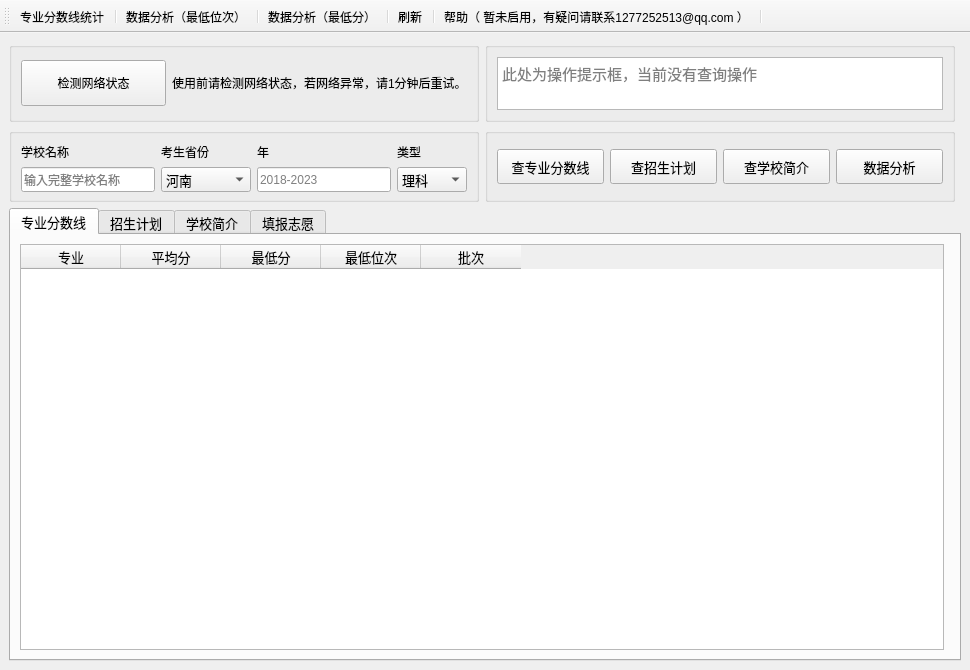
<?xml version="1.0" encoding="UTF-8"?>
<ui version="4.0">
 <class>MainWindow</class>
 <widget class="QMainWindow" name="MainWindow">
  <property name="geometry">
   <rect>
    <x>0</x>
    <y>0</y>
    <width>970</width>
    <height>670</height>
   </rect>
  </property>
  <property name="minimumSize">
   <size>
    <width>970</width>
    <height>650</height>
   </size>
  </property>
  <property name="acceptDrops">
   <bool>false</bool>
  </property>
  <property name="windowTitle">
   <string>高考助手</string>
  </property>
  <property name="windowIcon">
   <iconset theme="address-book-new">
    <normaloff>../../高考助手beta版/UI</normaloff>../../高考助手beta版/UI</iconset>
  </property>
  <property name="styleSheet">
   <string notr="true">selection-color: rgb(83, 250, 250);</string>
  </property>
  <widget class="QWidget" name="centralwidget">
   <layout class="QGridLayout" name="gridLayout_7">
    <item row="0" column="1">
     <widget class="QGroupBox" name="groupBox_4">
      <property name="minimumSize">
       <size>
        <width>0</width>
        <height>0</height>
       </size>
      </property>
      <property name="maximumSize">
       <size>
        <width>16777215</width>
        <height>80</height>
       </size>
      </property>
      <property name="title">
       <string/>
      </property>
      <layout class="QGridLayout" name="gridLayout_4">
       <item row="0" column="0">
        <widget class="QTextEdit" name="textEdit_time">
         <property name="sizePolicy">
          <sizepolicy hsizetype="Expanding" vsizetype="Expanding">
           <horstretch>0</horstretch>
           <verstretch>0</verstretch>
          </sizepolicy>
         </property>
         <property name="minimumSize">
          <size>
           <width>335</width>
           <height>40</height>
          </size>
         </property>
         <property name="maximumSize">
          <size>
           <width>800</width>
           <height>65</height>
          </size>
         </property>
         <property name="font">
          <font>
           <pointsize>11</pointsize>
           <bold>false</bold>
           <strikeout>false</strikeout>
          </font>
         </property>
         <property name="readOnly">
          <bool>true</bool>
         </property>
         <property name="placeholderText">
          <string>此处为操作提示框，当前没有查询操作</string>
         </property>
        </widget>
       </item>
      </layout>
     </widget>
    </item>
    <item row="2" column="0">
     <widget class="QGroupBox" name="groupBox_2">
      <property name="enabled">
       <bool>true</bool>
      </property>
      <property name="minimumSize">
       <size>
        <width>0</width>
        <height>70</height>
       </size>
      </property>
      <property name="maximumSize">
       <size>
        <width>16777215</width>
        <height>74</height>
       </size>
      </property>
      <property name="title">
       <string/>
      </property>
      <layout class="QGridLayout" name="gridLayout">
       <item row="0" column="1">
        <widget class="QLabel" name="label_2">
         <property name="text">
          <string>考生省份</string>
         </property>
        </widget>
       </item>
       <item row="1" column="0">
        <widget class="QLineEdit" name="lineEdit_sch">
         <property name="minimumSize">
          <size>
           <width>0</width>
           <height>25</height>
          </size>
         </property>
         <property name="placeholderText">
          <string>输入完整学校名称</string>
         </property>
        </widget>
       </item>
       <item row="0" column="3">
        <widget class="QLabel" name="label_4">
         <property name="text">
          <string>年</string>
         </property>
        </widget>
       </item>
       <item row="1" column="3">
        <widget class="QLineEdit" name="lineEdit_year">
         <property name="minimumSize">
          <size>
           <width>0</width>
           <height>25</height>
          </size>
         </property>
         <property name="placeholderText">
          <string>2018-2023</string>
         </property>
         <property name="clearButtonEnabled">
          <bool>false</bool>
         </property>
        </widget>
       </item>
       <item row="0" column="4">
        <widget class="QLabel" name="label_3">
         <property name="text">
          <string>类型</string>
         </property>
        </widget>
       </item>
       <item row="0" column="0">
        <widget class="QLabel" name="label">
         <property name="text">
          <string>学校名称</string>
         </property>
        </widget>
       </item>
       <item row="1" column="4">
        <widget class="QComboBox" name="comboBox">
         <property name="minimumSize">
          <size>
           <width>70</width>
           <height>25</height>
          </size>
         </property>
         <property name="font">
          <font>
           <pointsize>10</pointsize>
          </font>
         </property>
         <item>
          <property name="text">
           <string>理科</string>
          </property>
         </item>
         <item>
          <property name="text">
           <string>文科</string>
          </property>
         </item>
         <item>
          <property name="text">
           <string>综合</string>
          </property>
         </item>
         <item>
          <property name="text">
           <string>物理类</string>
          </property>
         </item>
         <item>
          <property name="text">
           <string>历史类</string>
          </property>
         </item>
        </widget>
       </item>
       <item row="1" column="1">
        <widget class="QComboBox" name="comboBox_pro">
         <property name="minimumSize">
          <size>
           <width>90</width>
           <height>25</height>
          </size>
         </property>
         <property name="font">
          <font>
           <pointsize>10</pointsize>
          </font>
         </property>
         <item>
          <property name="text">
           <string>河南</string>
          </property>
         </item>
         <item>
          <property name="text">
           <string>河北</string>
          </property>
         </item>
         <item>
          <property name="text">
           <string>北京</string>
          </property>
         </item>
         <item>
          <property name="text">
           <string>天津</string>
          </property>
         </item>
         <item>
          <property name="text">
           <string>山东</string>
          </property>
         </item>
         <item>
          <property name="text">
           <string>山西</string>
          </property>
         </item>
         <item>
          <property name="text">
           <string>内蒙古</string>
          </property>
         </item>
         <item>
          <property name="text">
           <string>辽宁</string>
          </property>
         </item>
         <item>
          <property name="text">
           <string>吉林</string>
          </property>
         </item>
         <item>
          <property name="text">
           <string>黑龙江</string>
          </property>
         </item>
         <item>
          <property name="text">
           <string>上海</string>
          </property>
         </item>
         <item>
          <property name="text">
           <string>江苏</string>
          </property>
         </item>
         <item>
          <property name="text">
           <string>浙江</string>
          </property>
         </item>
         <item>
          <property name="text">
           <string>安徽</string>
          </property>
         </item>
         <item>
          <property name="text">
           <string>福建</string>
          </property>
         </item>
         <item>
          <property name="text">
           <string>江西</string>
          </property>
         </item>
         <item>
          <property name="text">
           <string>湖北</string>
          </property>
         </item>
         <item>
          <property name="text">
           <string>湖南</string>
          </property>
         </item>
         <item>
          <property name="text">
           <string>广东</string>
          </property>
         </item>
         <item>
          <property name="text">
           <string>广西</string>
          </property>
         </item>
         <item>
          <property name="text">
           <string>海南</string>
          </property>
         </item>
         <item>
          <property name="text">
           <string>重庆</string>
          </property>
         </item>
         <item>
          <property name="text">
           <string>四川</string>
          </property>
         </item>
         <item>
          <property name="text">
           <string>贵州</string>
          </property>
         </item>
         <item>
          <property name="text">
           <string>云南</string>
          </property>
         </item>
         <item>
          <property name="text">
           <string>西藏</string>
          </property>
         </item>
         <item>
          <property name="text">
           <string>陕西</string>
          </property>
         </item>
         <item>
          <property name="text">
           <string>甘肃</string>
          </property>
         </item>
         <item>
          <property name="text">
           <string>青海</string>
          </property>
         </item>
         <item>
          <property name="text">
           <string>宁夏</string>
          </property>
         </item>
         <item>
          <property name="text">
           <string>新疆</string>
          </property>
         </item>
        </widget>
       </item>
      </layout>
     </widget>
    </item>
    <item row="2" column="1">
     <widget class="QGroupBox" name="groupBox_3">
      <property name="minimumSize">
       <size>
        <width>0</width>
        <height>70</height>
       </size>
      </property>
      <property name="title">
       <string/>
      </property>
      <layout class="QGridLayout" name="gridLayout_3">
       <item row="0" column="2">
        <widget class="QPushButton" name="pushButton_intro">
         <property name="minimumSize">
          <size>
           <width>0</width>
           <height>35</height>
          </size>
         </property>
         <property name="font">
          <font>
           <pointsize>10</pointsize>
           <bold>false</bold>
          </font>
         </property>
         <property name="text">
          <string>查学校简介</string>
         </property>
        </widget>
       </item>
       <item row="0" column="0">
        <widget class="QPushButton" name="pushButton_score">
         <property name="minimumSize">
          <size>
           <width>0</width>
           <height>35</height>
          </size>
         </property>
         <property name="font">
          <font>
           <pointsize>10</pointsize>
           <bold>false</bold>
          </font>
         </property>
         <property name="styleSheet">
          <string notr="true"/>
         </property>
         <property name="text">
          <string>查专业分数线</string>
         </property>
        </widget>
       </item>
       <item row="0" column="1">
        <widget class="QPushButton" name="pushButton_plan">
         <property name="minimumSize">
          <size>
           <width>0</width>
           <height>35</height>
          </size>
         </property>
         <property name="font">
          <font>
           <pointsize>10</pointsize>
           <bold>false</bold>
          </font>
         </property>
         <property name="text">
          <string>查招生计划</string>
         </property>
        </widget>
       </item>
       <item row="0" column="3">
        <widget class="QPushButton" name="pushButton_ana">
         <property name="minimumSize">
          <size>
           <width>0</width>
           <height>35</height>
          </size>
         </property>
         <property name="font">
          <font>
           <pointsize>10</pointsize>
           <bold>false</bold>
          </font>
         </property>
         <property name="text">
          <string>数据分析</string>
         </property>
        </widget>
       </item>
      </layout>
     </widget>
    </item>
    <item row="0" column="0">
     <widget class="QGroupBox" name="groupBox">
      <property name="minimumSize">
       <size>
        <width>0</width>
        <height>40</height>
       </size>
      </property>
      <property name="maximumSize">
       <size>
        <width>1200</width>
        <height>80</height>
       </size>
      </property>
      <property name="title">
       <string/>
      </property>
      <layout class="QGridLayout" name="gridLayout_2">
       <item row="0" column="0">
        <widget class="QPushButton" name="pushButton_check">
         <property name="minimumSize">
          <size>
           <width>0</width>
           <height>46</height>
          </size>
         </property>
         <property name="font">
          <font>
           <bold>false</bold>
          </font>
         </property>
         <property name="text">
          <string>检测网络状态</string>
         </property>
         <property name="icon">
          <iconset>
           <normaloff>../icon/attachment.png</normaloff>../icon/attachment.png</iconset>
         </property>
        </widget>
       </item>
       <item row="0" column="1">
        <widget class="QLabel" name="label_check">
         <property name="text">
          <string>使用前请检测网络状态，若网络异常，请1分钟后重试。</string>
         </property>
        </widget>
       </item>
      </layout>
     </widget>
    </item>
    <item row="3" column="0" colspan="3">
     <widget class="QTabWidget" name="tabWidget">
      <property name="minimumSize">
       <size>
        <width>950</width>
        <height>440</height>
       </size>
      </property>
      <property name="font">
       <font>
        <pointsize>10</pointsize>
       </font>
      </property>
      <property name="autoFillBackground">
       <bool>false</bool>
      </property>
      <property name="currentIndex">
       <number>0</number>
      </property>
      <widget class="QWidget" name="tab">
       <attribute name="title">
        <string>专业分数线</string>
       </attribute>
       <layout class="QGridLayout" name="gridLayout_5">
        <item row="1" column="1">
         <widget class="QWidget" name="widget" native="true">
          <property name="layoutDirection">
           <enum>Qt::LeftToRight</enum>
          </property>
         </widget>
        </item>
        <item row="1" column="0">
         <widget class="QTableWidget" name="tableWidget">
          <property name="font">
           <font>
            <pointsize>10</pointsize>
           </font>
          </property>
          <property name="autoFillBackground">
           <bool>false</bool>
          </property>
          <property name="lineWidth">
           <number>1</number>
          </property>
          <property name="editTriggers">
           <set>QAbstractItemView::NoEditTriggers</set>
          </property>
          <column>
           <property name="text">
            <string>专业</string>
           </property>
           <property name="font">
            <font>
             <underline>false</underline>
            </font>
           </property>
          </column>
          <column>
           <property name="text">
            <string>平均分</string>
           </property>
          </column>
          <column>
           <property name="text">
            <string>最低分</string>
           </property>
          </column>
          <column>
           <property name="text">
            <string>最低位次</string>
           </property>
          </column>
          <column>
           <property name="text">
            <string>批次</string>
           </property>
          </column>
         </widget>
        </item>
       </layout>
      </widget>
      <widget class="QWidget" name="tab_2">
       <attribute name="title">
        <string>招生计划</string>
       </attribute>
       <layout class="QGridLayout" name="gridLayout_6">
        <item row="0" column="0">
         <widget class="QTableWidget" name="tableWidget_2">
          <property name="autoFillBackground">
           <bool>false</bool>
          </property>
          <property name="lineWidth">
           <number>1</number>
          </property>
          <property name="editTriggers">
           <set>QAbstractItemView::NoEditTriggers</set>
          </property>
          <column>
           <property name="text">
            <string>专业</string>
           </property>
           <property name="font">
            <font>
             <underline>false</underline>
            </font>
           </property>
          </column>
          <column>
           <property name="text">
            <string>招生人数</string>
           </property>
          </column>
          <column>
           <property name="text">
            <string>学制</string>
           </property>
          </column>
          <column>
           <property name="text">
            <string>学费（年）</string>
           </property>
          </column>
          <column>
           <property name="text">
            <string>批次</string>
           </property>
          </column>
         </widget>
        </item>
       </layout>
      </widget>
      <widget class="QWidget" name="tab_3">
       <attribute name="title">
        <string>学校简介</string>
       </attribute>
       <layout class="QGridLayout" name="gridLayout_8">
        <item row="0" column="0">
         <widget class="QTableWidget" name="tableWidget_4">
          <row>
           <property name="text">
            <string>学校名称</string>
           </property>
          </row>
          <row>
           <property name="text">
            <string>地址</string>
           </property>
          </row>
          <row>
           <property name="text">
            <string>网站</string>
           </property>
          </row>
          <row>
           <property name="text">
            <string>电话</string>
           </property>
          </row>
          <row>
           <property name="text">
            <string>邮箱</string>
           </property>
          </row>
          <row>
           <property name="text">
            <string>归属</string>
           </property>
          </row>
          <row>
           <property name="text">
            <string>校训</string>
           </property>
          </row>
          <row>
           <property name="text">
            <string>类型</string>
           </property>
          </row>
          <row>
           <property name="text">
            <string>占地面积</string>
           </property>
          </row>
          <row>
           <property name="text">
            <string>软科排名</string>
           </property>
          </row>
          <row>
           <property name="text">
            <string>校友会排名</string>
           </property>
          </row>
          <row>
           <property name="text">
            <string>办学层次</string>
           </property>
          </row>
         </widget>
        </item>
       </layout>
      </widget>
      <widget class="QWidget" name="tab_4">
       <attribute name="title">
        <string>填报志愿</string>
       </attribute>
       <layout class="QGridLayout" name="gridLayout_9">
        <item row="1" column="6">
         <widget class="QPushButton" name="pushButton_aspire">
          <property name="minimumSize">
           <size>
            <width>150</width>
            <height>27</height>
           </size>
          </property>
          <property name="font">
           <font>
            <pointsize>9</pointsize>
           </font>
          </property>
          <property name="text">
           <string>志愿推荐</string>
          </property>
          <property name="icon">
           <iconset>
            <normaloff>../icon/fabulous.png</normaloff>../icon/fabulous.png</iconset>
          </property>
         </widget>
        </item>
        <item row="2" column="0" colspan="7">
         <widget class="QTableWidget" name="tableWidget_3">
          <column>
           <property name="text">
            <string>学校名称</string>
           </property>
          </column>
          <column>
           <property name="text">
            <string>填报建议</string>
           </property>
          </column>
          <column>
           <property name="text">
            <string>学校代码</string>
           </property>
          </column>
          <column>
           <property name="text">
            <string>办学性质</string>
           </property>
          </column>
          <column>
           <property name="text">
            <string>学校类型</string>
           </property>
          </column>
          <column>
           <property name="text">
            <string>历年情况(分数、位次、招生人数)</string>
           </property>
          </column>
          <column>
           <property name="text">
            <string>招生计划（人）</string>
           </property>
          </column>
          <column>
           <property name="text">
            <string>招生专业</string>
           </property>
          </column>
         </widget>
        </item>
        <item row="1" column="0">
         <widget class="QComboBox" name="comboBox_pro_2">
          <property name="minimumSize">
           <size>
            <width>100</width>
            <height>25</height>
           </size>
          </property>
          <property name="font">
           <font>
            <pointsize>9</pointsize>
           </font>
          </property>
          <item>
           <property name="text">
            <string>河南</string>
           </property>
          </item>
          <item>
           <property name="text">
            <string>河北</string>
           </property>
          </item>
          <item>
           <property name="text">
            <string>北京</string>
           </property>
          </item>
          <item>
           <property name="text">
            <string>天津</string>
           </property>
          </item>
          <item>
           <property name="text">
            <string>山东</string>
           </property>
          </item>
          <item>
           <property name="text">
            <string>山西</string>
           </property>
          </item>
          <item>
           <property name="text">
            <string>内蒙古</string>
           </property>
          </item>
          <item>
           <property name="text">
            <string>辽宁</string>
           </property>
          </item>
          <item>
           <property name="text">
            <string>吉林</string>
           </property>
          </item>
          <item>
           <property name="text">
            <string>黑龙江</string>
           </property>
          </item>
          <item>
           <property name="text">
            <string>上海</string>
           </property>
          </item>
          <item>
           <property name="text">
            <string>江苏</string>
           </property>
          </item>
          <item>
           <property name="text">
            <string>浙江</string>
           </property>
          </item>
          <item>
           <property name="text">
            <string>安徽</string>
           </property>
          </item>
          <item>
           <property name="text">
            <string>福建</string>
           </property>
          </item>
          <item>
           <property name="text">
            <string>江西</string>
           </property>
          </item>
          <item>
           <property name="text">
            <string>湖北</string>
           </property>
          </item>
          <item>
           <property name="text">
            <string>湖南</string>
           </property>
          </item>
          <item>
           <property name="text">
            <string>广东</string>
           </property>
          </item>
          <item>
           <property name="text">
            <string>广西</string>
           </property>
          </item>
          <item>
           <property name="text">
            <string>海南</string>
           </property>
          </item>
          <item>
           <property name="text">
            <string>重庆</string>
           </property>
          </item>
          <item>
           <property name="text">
            <string>四川</string>
           </property>
          </item>
          <item>
           <property name="text">
            <string>贵州</string>
           </property>
          </item>
          <item>
           <property name="text">
            <string>云南</string>
           </property>
          </item>
          <item>
           <property name="text">
            <string>西藏</string>
           </property>
          </item>
          <item>
           <property name="text">
            <string>陕西</string>
           </property>
          </item>
          <item>
           <property name="text">
            <string>甘肃</string>
           </property>
          </item>
          <item>
           <property name="text">
            <string>青海</string>
           </property>
          </item>
          <item>
           <property name="text">
            <string>宁夏</string>
           </property>
          </item>
          <item>
           <property name="text">
            <string>新疆</string>
           </property>
          </item>
         </widget>
        </item>
        <item row="1" column="1">
         <widget class="QComboBox" name="comboBox_subject">
          <property name="minimumSize">
           <size>
            <width>130</width>
            <height>25</height>
           </size>
          </property>
          <item>
           <property name="text">
            <string>理科</string>
           </property>
          </item>
          <item>
           <property name="text">
            <string>文科</string>
           </property>
          </item>
         </widget>
        </item>
        <item row="1" column="5">
         <widget class="QComboBox" name="comboBox_batch">
          <property name="minimumSize">
           <size>
            <width>100</width>
            <height>25</height>
           </size>
          </property>
          <property name="font">
           <font>
            <pointsize>9</pointsize>
           </font>
          </property>
          <item>
           <property name="text">
            <string>本科一批</string>
           </property>
          </item>
          <item>
           <property name="text">
            <string>本科二批</string>
           </property>
          </item>
          <item>
           <property name="text">
            <string>专科批</string>
           </property>
          </item>
         </widget>
        </item>
        <item row="1" column="3">
         <widget class="QLineEdit" name="lineEdit_sec">
          <property name="placeholderText">
           <string>考生位次</string>
          </property>
         </widget>
        </item>
        <item row="1" column="4">
         <widget class="QLineEdit" name="lineEdit_score">
          <property name="minimumSize">
           <size>
            <width>200</width>
            <height>0</height>
           </size>
          </property>
          <property name="placeholderText">
           <string>考生对应2023年分数</string>
          </property>
         </widget>
        </item>
        <item row="0" column="0" colspan="5">
         <widget class="QLabel" name="label_5">
          <property name="text">
           <string>河南考生只需要填写考生位次，无需填写对应2023年分数。其他省份只需填写对应2023年分数。</string>
          </property>
         </widget>
        </item>
       </layout>
      </widget>
     </widget>
    </item>
   </layout>
  </widget>
  <widget class="QToolBar" name="toolBar">
   <property name="minimumSize">
    <size>
     <width>0</width>
     <height>0</height>
    </size>
   </property>
   <property name="windowTitle">
    <string>toolBar</string>
   </property>
   <property name="toolButtonStyle">
    <enum>Qt::ToolButtonTextBesideIcon</enum>
   </property>
   <attribute name="toolBarArea">
    <enum>TopToolBarArea</enum>
   </attribute>
   <attribute name="toolBarBreak">
    <bool>false</bool>
   </attribute>
   <addaction name="action_vis"/>
   <addaction name="separator"/>
   <addaction name="action_ana"/>
   <addaction name="separator"/>
   <addaction name="action_ana_score"/>
   <addaction name="separator"/>
   <addaction name="action_clear"/>
   <addaction name="separator"/>
   <addaction name="action_help"/>
   <addaction name="separator"/>
  </widget>
  <action name="action_ana">
   <property name="icon">
    <iconset>
     <normaloff>../icon/chart-bar.png</normaloff>../icon/chart-bar.png</iconset>
   </property>
   <property name="text">
    <string>数据分析（最低位次）</string>
   </property>
   <property name="toolTip">
    <string>统计最低位次变化情况（F2）</string>
   </property>
   <property name="shortcut">
    <string>F2</string>
   </property>
  </action>
  <action name="action_help">
   <property name="icon">
    <iconset>
     <normaloff>../icon/help.png</normaloff>../icon/help.png</iconset>
   </property>
   <property name="text">
    <string>帮助（ 暂未启用，有疑问请联系1277252513@qq.com ）</string>
   </property>
   <property name="toolTip">
    <string>查看使用说明</string>
   </property>
  </action>
  <action name="action_ana_score">
   <property name="icon">
    <iconset>
     <normaloff>../icon/chart-bar.png</normaloff>../icon/chart-bar.png</iconset>
   </property>
   <property name="text">
    <string>数据分析（最低分）</string>
   </property>
   <property name="toolTip">
    <string>统计最低分变化情况（F3）</string>
   </property>
   <property name="shortcut">
    <string>F3</string>
   </property>
  </action>
  <action name="action_clear">
   <property name="icon">
    <iconset>
     <normaloff>../icon/refresh.png</normaloff>../icon/refresh.png</iconset>
   </property>
   <property name="text">
    <string>刷新</string>
   </property>
   <property name="toolTip">
    <string>刷新页面（F5）</string>
   </property>
   <property name="shortcut">
    <string>F5</string>
   </property>
  </action>
  <action name="action_vis">
   <property name="icon">
    <iconset>
     <normaloff>../icon/data-view.png</normaloff>../icon/data-view.png</iconset>
   </property>
   <property name="text">
    <string>专业分数线统计</string>
   </property>
   <property name="toolTip">
    <string>专业分数线可视化（F1）</string>
   </property>
   <property name="shortcut">
    <string>F1</string>
   </property>
  </action>
 </widget>
 <tabstops>
  <tabstop>lineEdit_sch</tabstop>
  <tabstop>lineEdit_year</tabstop>
  <tabstop>comboBox</tabstop>
  <tabstop>pushButton_plan</tabstop>
  <tabstop>pushButton_score</tabstop>
  <tabstop>pushButton_check</tabstop>
  <tabstop>tabWidget</tabstop>
  <tabstop>tableWidget</tabstop>
  <tabstop>textEdit_time</tabstop>
  <tabstop>tableWidget_2</tabstop>
 </tabstops>
 <resources/>
 <connections>
  <connection>
   <sender>action_clear</sender>
   <signal>triggered()</signal>
   <receiver>tableWidget</receiver>
   <slot>clearContents()</slot>
   <hints>
    <hint type="sourcelabel">
     <x>-1</x>
     <y>-1</y>
    </hint>
    <hint type="destinationlabel">
     <x>422</x>
     <y>431</y>
    </hint>
   </hints>
  </connection>
  <connection>
   <sender>action_clear</sender>
   <signal>triggered()</signal>
   <receiver>tableWidget_2</receiver>
   <slot>clearContents()</slot>
   <hints>
    <hint type="sourcelabel">
     <x>-1</x>
     <y>-1</y>
    </hint>
    <hint type="destinationlabel">
     <x>101</x>
     <y>250</y>
    </hint>
   </hints>
  </connection>
  <connection>
   <sender>action_clear</sender>
   <signal>triggered()</signal>
   <receiver>lineEdit_sch</receiver>
   <slot>clear()</slot>
   <hints>
    <hint type="sourcelabel">
     <x>-1</x>
     <y>-1</y>
    </hint>
    <hint type="destinationlabel">
     <x>103</x>
     <y>185</y>
    </hint>
   </hints>
  </connection>
  <connection>
   <sender>pushButton_score</sender>
   <signal>clicked()</signal>
   <receiver>tableWidget</receiver>
   <slot>setFocus()</slot>
   <hints>
    <hint type="sourcelabel">
     <x>569</x>
     <y>179</y>
    </hint>
    <hint type="destinationlabel">
     <x>422</x>
     <y>413</y>
    </hint>
   </hints>
  </connection>
  <connection>
   <sender>pushButton_plan</sender>
   <signal>clicked()</signal>
   <receiver>tableWidget_2</receiver>
   <slot>setFocus()</slot>
   <hints>
    <hint type="sourcelabel">
     <x>657</x>
     <y>179</y>
    </hint>
    <hint type="destinationlabel">
     <x>101</x>
     <y>250</y>
    </hint>
   </hints>
  </connection>
  <connection>
   <sender>action_clear</sender>
   <signal>triggered()</signal>
   <receiver>lineEdit_year</receiver>
   <slot>clear()</slot>
   <hints>
    <hint type="sourcelabel">
     <x>-1</x>
     <y>-1</y>
    </hint>
    <hint type="destinationlabel">
     <x>384</x>
     <y>185</y>
    </hint>
   </hints>
  </connection>
  <connection>
   <sender>action_clear</sender>
   <signal>triggered()</signal>
   <receiver>textEdit_time</receiver>
   <slot>clear()</slot>
   <hints>
    <hint type="sourcelabel">
     <x>-1</x>
     <y>-1</y>
    </hint>
    <hint type="destinationlabel">
     <x>660</x>
     <y>82</y>
    </hint>
   </hints>
  </connection>
  <connection>
   <sender>action_clear</sender>
   <signal>triggered()</signal>
   <receiver>tableWidget_3</receiver>
   <slot>clearContents()</slot>
   <hints>
    <hint type="sourcelabel">
     <x>-1</x>
     <y>-1</y>
    </hint>
    <hint type="destinationlabel">
     <x>102</x>
     <y>250</y>
    </hint>
   </hints>
  </connection>
  <connection>
   <sender>action_clear</sender>
   <signal>triggered()</signal>
   <receiver>lineEdit_sec</receiver>
   <slot>clear()</slot>
   <hints>
    <hint type="sourcelabel">
     <x>-1</x>
     <y>-1</y>
    </hint>
    <hint type="destinationlabel">
     <x>61</x>
     <y>244</y>
    </hint>
   </hints>
  </connection>
  <connection>
   <sender>action_clear</sender>
   <signal>triggered()</signal>
   <receiver>tableWidget_4</receiver>
   <slot>clearContents()</slot>
   <hints>
    <hint type="sourcelabel">
     <x>-1</x>
     <y>-1</y>
    </hint>
    <hint type="destinationlabel">
     <x>60</x>
     <y>244</y>
    </hint>
   </hints>
  </connection>
 </connections>
</ui>
